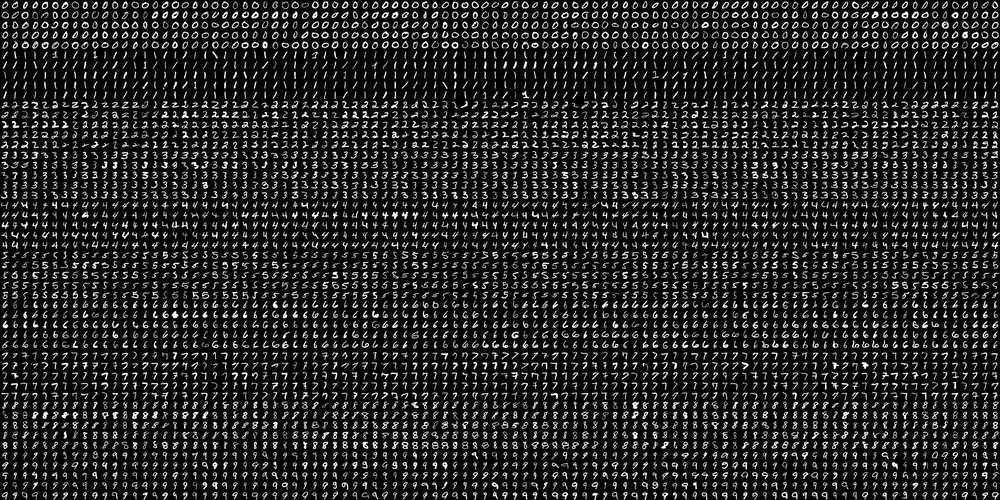
#> input picture Images/digits.png, 1000 x 500 px, shrunk from 2000 x 1000 before the run
$ jupyter execute HOG.ipynb
#> lines starting #> are read from the running program, lines starting #| are printed output that depends on the picture
### HOG descriptor

[cell 1]
# Import modules
import cv2
from cv2 import (imshow, waitKey, HOGDescriptor, SIFT_create, BOWKMeansTrainer,
                 BOWImgDescriptorExtractor, BFMatcher, NORM_L2, cvtColor, COLOR_RGB2GRAY)
from numpy import uint8, array, reshape
import numpy

[cell 2]
# Import custom functions
from numpy import float32, arange, repeat, newaxis, hsplit, vsplit, array
from cv2 import imread, IMREAD_GRAYSCALE


def split_images(img_name, img_size):
    # Load the full image from the specified file
#> called with img_name = 'Images/digits.png', img_size = 20
    img = imread(img_name, IMREAD_GRAYSCALE)
#> img is the input picture: shape (500, 1000); min 0, max 255, mean 36.1

    # Find the number of sub-images on each row and column according to their size
    num_rows = img.shape[0] / img_size
#> num_rows = 25
    num_cols = img.shape[1] / img_size
#> num_cols = 50

    # Split the full image horizontally and vertically into sub-images
    sub_imgs = [hsplit(row, num_cols) for row in vsplit(img, num_rows)]
#> sub_imgs = 25 items

    return img, array(sub_imgs)


def split_data(img_size, sub_imgs, ratio):
    # Compute the partition between the training and testing data
#> called with img_size = 20, sub_imgs = array of shape (25, 50, 20, 20), ratio = 0.8
    partition = int(sub_imgs.shape[1] * ratio)
#> partition = 40

    # Split dataset into training and testing sets
    train = sub_imgs[:, :partition, :, :]
    test = sub_imgs[:, partition:sub_imgs.shape[1], :, :]

    # Flatten each image into a one-dimensional vector
    train_imgs = train.reshape(-1, img_size ** 2)
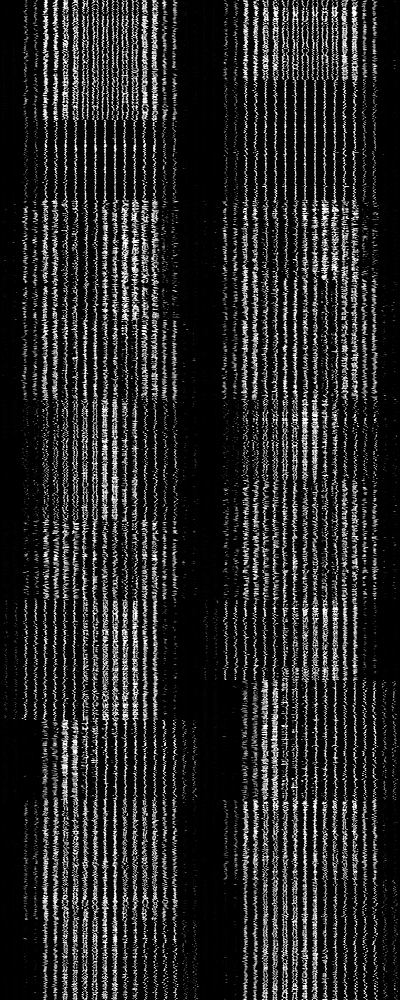
#> train_imgs: shape (1000, 400); min 0, max 255, mean 36.1
    test_imgs = test.reshape(-1, img_size ** 2)
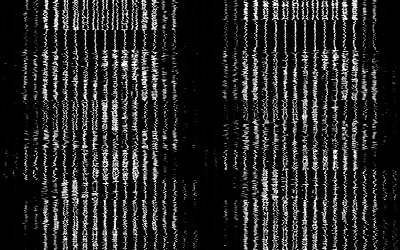
#> test_imgs: shape (250, 400); min 0, max 255, mean 36.1

    # Create the ground truth labels
    labels = arange(10)
    train_labels = repeat(labels, train_imgs.shape[0] / labels.shape[0])[:, newaxis]
#> train_labels = 1000 values from 0 to 9
    test_labels = repeat(labels, test_imgs.shape[0] / labels.shape[0])[:, newaxis]
#> test_labels = 250 values from 0 to 9

    return train_imgs, train_labels, test_imgs, test_labels

def hog_descriptors(imgs):
    # Create a list to store the HOG feature vectors
    hog_features = []

    # Set parameter values for the HOG descriptor based on the image data in use
    winSize = (20, 20)
    blockSize = (10, 10)
    blockStride = (5, 5)
    cellSize = (10, 10)
    nbins = 9

    # Set the remaining parameters to their default values
    derivAperture = 1
    winSigma = -1.
    histogramNormType = 0
    L2HysThreshold = 0.2
    gammaCorrection = False
    nlevels = 64

    # Create a HOG descriptor
    hog = HOGDescriptor(winSize, blockSize, blockStride, cellSize, nbins, derivAperture, winSigma,
                        histogramNormType, L2HysThreshold, gammaCorrection, nlevels)

    # Compute HOG descriptors for the input images and append the feature vectors to the list
    for img in imgs:
        hist = hog.compute(img.reshape(20, 20).astype(uint8))
        hog_features.append(hist)

    return array(hog_features)

[cell 3]
# Load the digits image
img, sub_imgs = split_images('Images/digits.png', 20)

# Obtain training and testing datasets from the digits image
digits_train_imgs, digits_train_labels, digits_test_imgs, digits_test_labels = split_data(20, sub_imgs, 0.8)
#> digits_train_labels = 1000 values from 0 to 9; digits_test_labels = 250 values from 0 to 9

[cell 4]
# Load the digits image
img, sub_imgs = split_images('Images/digits.png', 20)

# Obtain a dataset from the digits image
digits_imgs, _, _, _ = split_data(20, sub_imgs, 0.8)

# # Load a batch of images from the CIFAR dataset
# cifar_imgs = load_images('Images/cifar-10-batches-py/data_batch_1')

# Consider only a subset of images
digits_subset = digits_imgs[0:100, :]
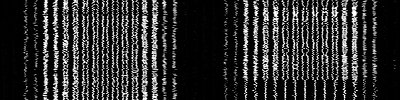
#> digits_subset: shape (100, 400); min 0, max 255, mean 45.6
# [6 lines of commented-out code are left out]

print(digits_subset.shape[0])
#| 100
print(digits_subset.shape[1])
#| 400

def hog_descriptors(imgs):
    # Create a list to store the HOG feature vectors
    hog_features = []

    # Set parameter values for the HOG descriptor based on the image data in use
    winSize = (20, 20)
    blockSize = (10, 10)
    blockStride = (5, 5)
    cellSize = (10, 10)
    nbins = 9

    # Set the remaining parameters to their default values
    derivAperture = 1
    winSigma = -1.
    histogramNormType = 0
    L2HysThreshold = 0.2
    gammaCorrection = False
    nlevels = 64

    # Create a HOG descriptor
    hog = HOGDescriptor(winSize, blockSize, blockStride, cellSize, nbins, derivAperture, winSigma,
                        histogramNormType, L2HysThreshold, gammaCorrection, nlevels)

    # Compute HOG descriptors for the input images and append the feature vectors to the list
    for img in imgs:
        hist = hog.compute(img.reshape(20, 20).astype(uint8))
        hog_features.append(hist)
#> this loop made 100 passes
#> after the loop, hog_features = 100 items

    return array(hog_features)
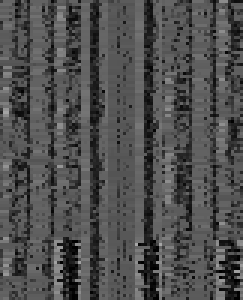
#> returned value: shape (100, 81) float32 (shown 3 times larger); min 0, max 0.656, mean 0.311

digits_hog = hog_descriptors(digits_subset)
print('Size of HOG feature vectors:', digits_hog.shape)
#| Size of HOG feature vectors: (100, 81)
